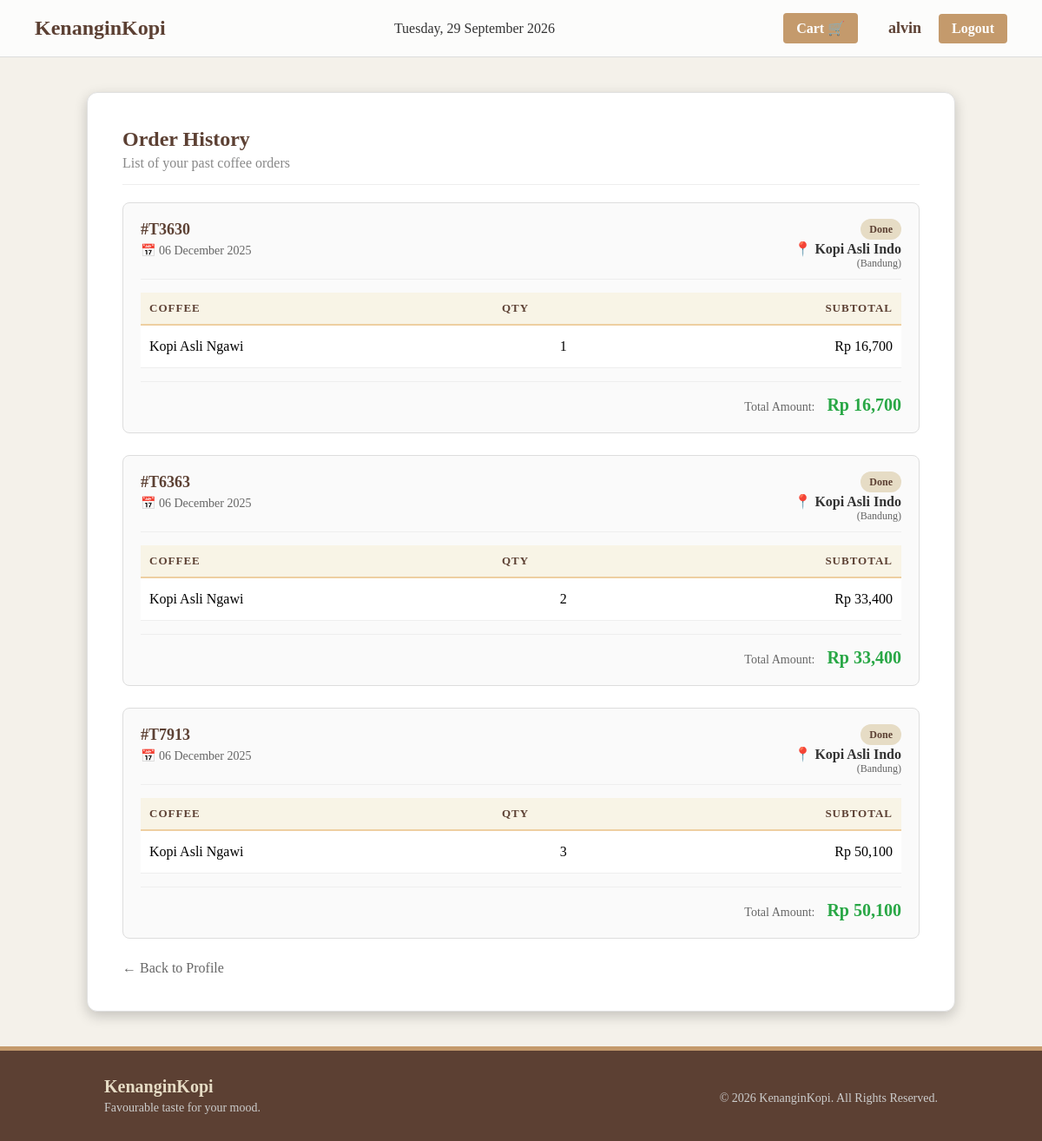
The page /history.php (signed in) on the database its author committed.
### tables this page shows
CREATE TABLE `transactions` (
  `TransactionID` char(5) NOT NULL,
  `UserID` char(5) DEFAULT NULL,
  `StoreID` char(5) DEFAULT NULL,
  `TransactionDate` date NOT NULL,
  `TotalPrice` decimal(8,2) NOT NULL
);

CREATE TABLE `store` (
  `StoreID` char(5) NOT NULL,
  `StoreName` varchar(50) NOT NULL,
  `StoreLocation` varchar(100) NOT NULL
);

CREATE TABLE `transactiondetails` (
  `TransactionID` char(5) NOT NULL,
  `CoffeeID` char(5) NOT NULL,
  `Qty` int(11) NOT NULL,
  `Subtotal` decimal(8,2) NOT NULL
);

CREATE TABLE `coffee` (
  `CoffeeID` char(5) NOT NULL,
  `CoffeeName` varchar(50) NOT NULL,
  `CoffeeDesc` varchar(100) NOT NULL
);

### history.php (the view, shortened to what this page needs)
<?php
include 'connection.php';
$userID = $_SESSION['user_id'];
$transQuery = "SELECT t.*, s.StoreName, s.StoreLocation
               FROM Transactions t
               JOIN Store s ON t.StoreID = s.StoreID
               WHERE t.UserID = '$userID'
               ORDER BY t.TransactionDate DESC";
$transResult = mysqli_query($conn, $transQuery);
?>
<!DOCTYPE html>
<html lang="en">
<head>
    <link rel="stylesheet" href="style.css">
</head>
<body>
    <?php include 'navbar.php'; ?>
    <div class="content-wrapper">
        <div class="content-box">
            <div style="border-bottom: 1px solid #eee; padding-bottom: 15px; margin-bottom: 20px;">
                <h2 style="margin: 0; color: #5c4033;">Order History</h2>
                <p style="margin: 5px 0 0 0; color: #888;">List of your past coffee orders</p>
            </div>
            <?php if (mysqli_num_rows($transResult) == 0): ?>
                <div style="text-align: center; padding: 40px;">
                    <p style="color: #888; font-size: 18px;">You haven't ordered anything yet.</p>
                    <a href="index.php" class="btn-login" style="margin-top: 10px;">Order Now</a>
                </div>
            <?php else: ?>
                <?php while($trans = mysqli_fetch_assoc($transResult)): ?>
                    <div style="border: 1px solid #ddd; border-radius: 8px; padding: 20px; margin-bottom: 25px; background-color: #fafafa;">
                        <div style="display: flex; justify-content: space-between; align-items: flex-start; margin-bottom: 15px; border-bottom: 1px solid #eee; padding-bottom: 10px;">
                            <div>
                                <span style="font-weight: bold; color: #5c4033; font-size: 18px;">
                                    #<?php echo $trans['TransactionID']; ?>
                                </span>
                                <div style="color: #666; font-size: 14px; margin-top: 5px;">
                                    📅 <?php echo date('d F Y', strtotime($trans['TransactionDate'])); ?>
                                </div>
                            </div>
                            <div style="text-align: right;">
                                <span style="background-color: #e6dcc5; color: #5c4033; padding: 5px 10px; border-radius: 15px; font-size: 12px; font-weight: bold;">
                                    Done
                                </span>
                                <div style="font-weight: bold; margin-top: 5px; color: #333;">
                                    📍 <?php echo $trans['StoreName']; ?>
                                </div>
                                <div style="font-size: 12px; color: #666;">
                                    (<?php echo $trans['StoreLocation']; ?>)
                                </div>
                            </div>
                        </div>
                        <table class="table-cart" style="margin-bottom: 15px;">
                            <thead>
                                <tr>
                                    <th>Coffee</th>
                                    <th>Qty</th>
                                    <th style="text-align: right;">Subtotal</th>
                                </tr>
                            </thead>
                            <tbody>
                                <?php
                                    $tid = $trans['TransactionID'];
                                    $detailQuery = "SELECT td.*, c.CoffeeName
                                                    FROM TransactionDetails td
                                                    JOIN Coffee c ON td.CoffeeID = c.CoffeeID
                                                    WHERE td.TransactionID = '$tid'";
                                    $details = mysqli_query($conn, $detailQuery);
                                    while($item = mysqli_fetch_assoc($details)):
                                ?>
                                <tr style="background-color: white;"> <td><?php echo $item['CoffeeName']; ?></td>
                                    <td style="text-align: center;"><?php echo $item['Qty']; ?></td>
                                    <td style="text-align: right;">Rp <?php echo number_format($item['Subtotal']); ?></td>
                                </tr>
                                <?php endwhile; ?>
                            </tbody>
                        </table>
                        <div style="text-align: right; border-top: 1px solid #eee; padding-top: 15px;">
                            <span style="font-size: 14px; color: #666; margin-right: 10px;">Total Amount:</span>
                            <span style="font-size: 20px; font-weight: bold; color: #28a745;">
                                Rp <?php echo number_format($trans['TotalPrice']); ?>
                            </span>
                        </div>
                    </div> <?php endwhile; ?>
            <?php endif; ?>
            <div style="margin-top: 20px;">
                <a href="profile.php" style="text-decoration: none; color: #666;">← Back to Profile</a>
            </div>
        </div>
    </div>
<?php include 'footer.php'; ?>
</body>
</html>

### navbar.php (shortened to what this page needs)
<?php
$role = isset($_SESSION['role']) ? $_SESSION['role'] : 'Guest';
$username = isset($_SESSION['username']) ? $_SESSION['username'] : '';
$currentDate = date('l, d F Y');
?>
<nav class="navbar">
    <div class="nav-left">
        <a href="index.php" class="logo">KenanginKopi</a>
    </div>
    <div class="nav-center">
        <span><?php echo $currentDate; ?></span>
    </div>
    <div class="nav-right">
        <?php if ($role == 'Admin'): ?>
            <div class="dropdown">
                <button class="dropbtn">Manage ▾</button>
                <div class="dropdown-content">
                    <a href="manage_user.php">Manage User</a>
                    <a href="manage_store.php">Manage Store</a>
                </div>
            </div>
            <span class="user-name"><?php echo $username; ?></span>
            <a href="logout.php" class="btn-logout">Logout</a>
        <?php elseif ($role == 'User'): ?>
            <a href="cart.php" class="btn-login" style="margin-right: 15px;">Cart 🛒</a>
            <a href="profile.php" class="user-name-link"><?php echo $username; ?></a>
            <a href="logout.php" class="btn-logout">Logout</a>
        <?php else: ?>
            <a href="login.php" class="btn-login">Login</a>
        <?php endif; ?>
    </div>
</nav>

### footer.php
<footer class="footer">
    <div class="footer-container">
        <div class="footer-left">
            <h3>KenanginKopi</h3>
            <p>Favourable taste for your mood.</p>
        </div>
        <div class="footer-right">
            <p>&copy; <?php echo date('Y'); ?> KenanginKopi. All Rights Reserved.</p>
        </div>
    </div>
</footer>

### style.css (style rules this page uses)
* { box-sizing: border-box; font-family: 'Times New Roman', serif; }
body { margin: 0; padding: 0; background-color: #f4f1ea; font-family: 'Segoe UI', Tahoma, Geneva, Verdana, sans-serif; display: flex; flex-direction: column; min-height: 100vh; background-image: url(asset/asc.jpeg); }
.navbar { display: flex; justify-content: space-between; align-items: center; padding: 15px 40px; background-color: #fdfdfdea; border-bottom: 1px solid #ddd; font-size: 18px; }
.logo { font-size: 24px; font-weight: bold; color: #5c4033; text-decoration: none; }
.nav-center span { color: #333; font-size: 16px; }
.nav-right { display: flex; align-items: center; gap: 20px; }
.user-name, .user-name-link { color: #5c4033; font-weight: bold; text-decoration: none; cursor: pointer; }
.content-wrapper, .auth-wrapper, .container { flex: 1; }
.content-wrapper { display: flex; justify-content: center; padding-top: 40px; padding-bottom: 40px; }
.content-box { background-color: #ffffff; width: 90%; max-width: 1000px; padding: 40px; border-radius: 12px; box-shadow: 0 5px 15px rgba(0,0,0,0.2); border: 1px solid #e0e0e0; }
.btn-login, .btn-logout, .dropbtn, .btn-detail, .btn-small, .btn-delete { background-color: #c49a6c; color: white; padding: 8px 15px; text-decoration: none; border-radius: 4px; font-weight: bold; border: none; cursor: pointer; font-size: 16px; display: inline-block; text-align: center; }
.table-cart { width: 100%; border-collapse: collapse; margin-top: 10px; }
.table-cart th { background-color: #f8f4e6; color: #5c4033; font-weight: bold; text-transform: uppercase; font-size: 13px; letter-spacing: 1px; border: none; border-bottom: 2px solid #eecfa1; padding: 10px; text-align: left; }
.table-cart td { padding: 15px 10px; border-bottom: 1px solid #eee; vertical-align: middle; }
.footer { background-color: #5c4033; color: white; padding: 30px 0; margin-top: auto; width: 100%; border-top: 5px solid #c49a6c; }
.footer-container { max-width: 1000px; margin: 0 auto; padding: 0 20px; display: flex; justify-content: space-between; align-items: center; flex-wrap: wrap; }
.footer h3 { margin: 0; font-size: 20px; color: #e6dcc5; }
.footer p { margin: 5px 0 0 0; font-size: 14px; color: #ccc; }

### rows shown on the page
transactions: TransactionID "T3630", TransactionDate "06 December 2025", StoreID.StoreName "Kopi Asli Indo", StoreID.StoreLocation "Bandung", TotalPrice "16,700"
transactiondetails: CoffeeID.CoffeeName "Kopi Asli Ngawi", Qty "1", Subtotal "16,700"
transactions: TransactionID "T6363", TransactionDate "06 December 2025", StoreID.StoreName "Kopi Asli Indo", StoreID.StoreLocation "Bandung", TotalPrice "33,400"
transactiondetails: CoffeeID.CoffeeName "Kopi Asli Ngawi", Qty "2", Subtotal "33,400"
transactions: TransactionID "T7913", TransactionDate "06 December 2025", StoreID.StoreName "Kopi Asli Indo", StoreID.StoreLocation "Bandung", TotalPrice "50,100"
transactiondetails: CoffeeID.CoffeeName "Kopi Asli Ngawi", Qty "3", Subtotal "50,100"

### other values the page prints
$username "alvin"
